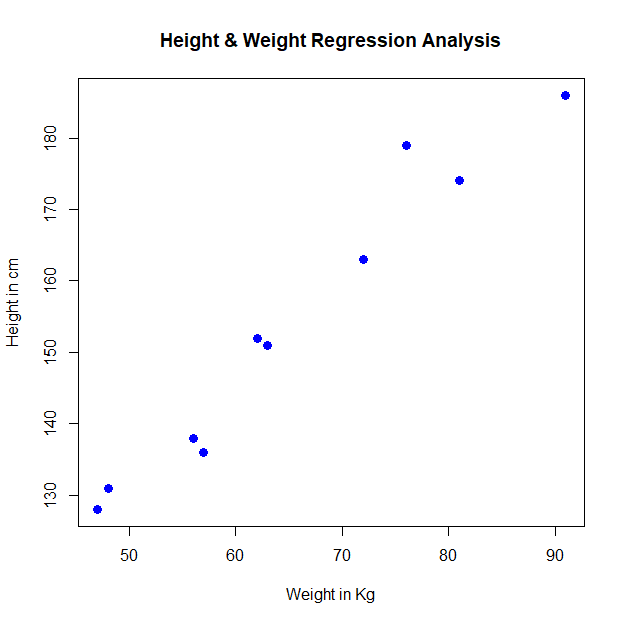

Recreate this plot in R.
# Author: Sabb, Whitney Date: Oct 18 2021, Purpose is simple linear regression analysis

# Import our dependent and independent variables
x <- c(151, 174, 138, 186, 128, 136, 179, 163, 152, 131) 

y <- c(63, 81, 56, 91, 47, 57, 76, 72, 62, 48) 

# y = Dependent variable, x = Independent variable 
# Apply function lm()

relation <- lm(y~x)

# Print output of your model
print(relation)

# Generate a prediction function
# y/Weight = -38.4551 + (0.6746 * x/height)

# Setting a working directory
setwd("/Users/yalegenomecenter/Desktop")

# Give the chart file a name. 	
png(file = "linearregression.png") 

# Plot the chart. 
plot(y,x,col = "blue",main = "Height & Weight Regression Analysis", abline(lm(y~x)),cex = 1.3,pch = 16,xlab = "Weight in Kg",ylab = "Height in cm") 

# Save the file. 
dev.off() 
